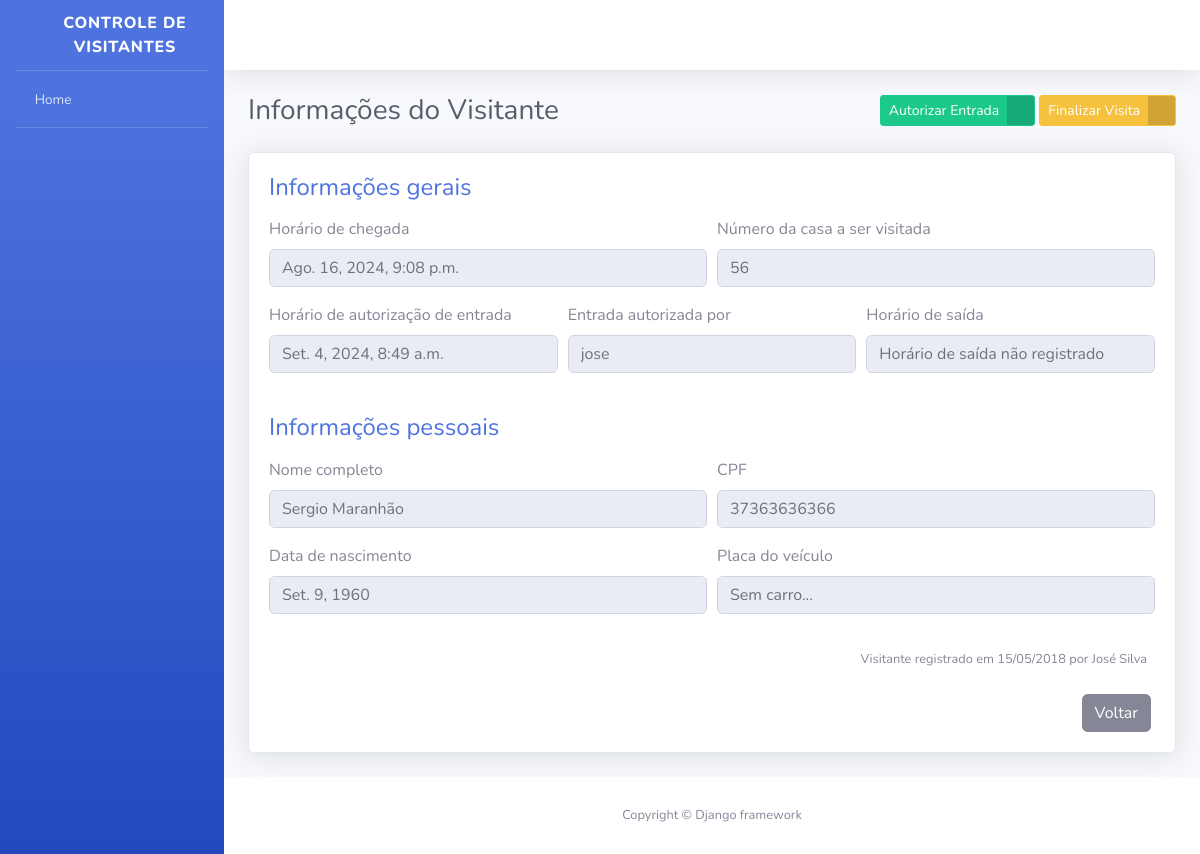
Page /informacoes-visitante/2/ on the committed database.
### visitantes/models.py (models this page shows, shortened)
class Visitante(models.Model):
    STATUS_VISITANTE = [
        ("AGUARDANDO", "Aguardando autorização"),
        ("EM_VISITA", "Em visita"),
        ("FINALIZADO", "Visita finalizada"),
    ]
    status = models.CharField(
        verbose_name = "Status",
        max_length = 10,
        choices = STATUS_VISITANTE,
        default="AGUARDANDO"
    )
    registrado_por = models.ForeignKey(
        "porteiros.Porteiro",
        verbose_name="Porteiro responsável pelo registro",
        on_delete=models.PROTECT,
    )
    nome_completo = models.CharField(
        verbose_name="Nome Completo",
        max_length=150,
    )
    cpf = models.CharField(
        verbose_name="CPF",
        max_length=11,
    )
    data_nascimento = models.DateField(
        verbose_name="Data de Nascimento",
        auto_now_add=False,
        auto_now=False,
    )
    numero_casa = models.PositiveSmallIntegerField(
        verbose_name="Número da casa a ser visitada",
    )
    placa_veiculo = models.CharField(
        verbose_name="Placa do Veículo",
        max_length=7,
        blank=True,
        null=True,
    )
    horario_chegada = models.DateTimeField(
        verbose_name="Horário de Chegada na Portaria",
        auto_now_add=True,
    )
    horario_saida = models.DateTimeField(
        verbose_name="Horário de saída do condomínio",
        auto_now=False,
        blank=True,
        null=True,
    )
    horario_autorizacao = models.DateTimeField(
        verbose_name="Horário de Autorização de Entrada",
        auto_now=False,
        blank=True,
        null=True,
    )
    morador_responsavel = models.CharField(
        verbose_name="Nome do morador responsável por autorizar a entrada",
        max_length=50,
        blank=True,
    )
    def get_horario_saida(self):
        if self.horario_saida:
            return self.horario_saida
        return "Horário de saída não registrado"
    def get_horario_autorizacao(self):
        if self.horario_autorizacao:
            return self.horario_autorizacao
        return "Visitante aguardando liberação"
    def get_morador_responsavel(self):
        if self.morador_responsavel:
            return self.morador_responsavel
        return "Aguardando..."
    def get_placa_veiculo(self):
        if self.placa_veiculo:
            return self.placa_veiculo
        return "Sem carro..."
    class Meta:
        verbose_name="Visitante"
        verbose_name_plural="Visitantes"
        db_table="visitante"

### porteiros/models.py (models this page shows)
class Porteiro(models.Model):
    usuario = models.OneToOneField(
        "usuarios.Usuario",
        verbose_name = "Usuário",
        on_delete = models.PROTECT
    )
    nome_completo = models.CharField(
        verbose_name = "Nome Completo",
        max_length = 100,
    )
    cpf = models.CharField(
        verbose_name = "CPF",
        max_length = 11,
    )
    telefone = models.CharField(
        verbose_name = "Telefone para Contato",
        max_length = 11,
    )
    data_nascimento = models.DateField(
        verbose_name = "Data de Nascimento",
        auto_now = False,
        auto_now_add = False,
    )
    class Meta:
        verbose_name = "Porteiro"
        verbose_name_plural = "Porteiros"
        db_table = "porteiro"
    def __str__(self):
        return self.nome_completo

### visitantes/views.py (the view, shortened to what this page needs)
def informacoes_visitante(request, id):
    visitante = get_object_or_404(
        Visitante,
        id=id
    )
    form = AutorizaVisitanteForm()
    context = {
        "nome_pagina": "Informações do Visitante",
        "visitante": visitante,
        "form": form,
    }
    return render(request, "informacoes_visitante.html", context)

### visitantes/forms.py
class AutorizaVisitanteForm(forms.ModelForm):
    morador_responsavel = forms.CharField(required=True)
    class Meta:
        model = Visitante
        fields = [
            "morador_responsavel"
        ]
        error_messages = {
            "morador_responsavel": {
                "required": "Informe o morador responsável"
            }
        }

### templates/informacoes_visitante.html (shortened to what this page needs)
{% extends "base.html" %}
{% load widget_tweaks %}
{% block conteudo %}
<div class="container">
    <div class="d-sm-flex align-items-center justify-content-between mb-4">
        <h1 class="h3 mb-0 text-gray-800">{{ nome_pagina }}</h1>
        <div>
            <a href="#" class="btn btn-success btn-icon-split btn-sm" data-toggle="modal" data-target="#modal1">
                <span class="text">Autorizar Entrada</span>
                <span class="icon text-white-50">
                    <i class="fas fa-user-check"></i>
                </span>
            </a>
            <a href="#" class="btn btn-warning btn-icon-split btn-sm" data-toggle="modal" data-target="#modal2">
                <span class="text">Finalizar Visita</span>
                <span class="icon text-white-50">
                    <i class="fas fa-door-open"></i>
                </span>
            </a>
        </div>
    </div>
    <div class="card shadow mb-4">
        <div class="card-body">
            <h4 class="mb-3 text-primary">
                Informações gerais
            </h4>
            <form>
                <div class="form-row">
                    <div class="form-group col-md-6">
                        <label>Horário de chegada</label>
                        <input type="text" class="form-control" value="{{visitante.horario_chegada}}" disabled>
                    </div>
                    <div class="form-group col-md-6">
                        <label>Número da casa a ser visitada</label>
                        <input type="text" class="form-control" value="{{visitante.numero_casa}}" disabled>
                    </div>
                </div>
                <div class="form-row">
                    <div class="form-group col-md-4">
                        <label>Horário de autorização de entrada</label>
                        <input type="text" class="form-control" value="{{visitante.get_horario_autorizacao}}" disabled>
                    </div>
                    <div class="form-group col-md-4">
                        <label>Entrada autorizada por</label>
                        <input type="text" class="form-control" value="{{visitante.get_morador_responsavel}}" disabled>
                    </div>
                    <div class="form-group col-md-4">
                        <label>Horário de saída</label>
                        <input type="text" class="form-control" value="{{visitante.get_horario_saida}}" disabled>
                    </div>
                </div>
            </form>
            <h4 class="mb-3 mt-4 text-primary">
                Informações pessoais
            </h4>
            <form>
                <div class="form-row">
                    <div class="form-group col-md-6">
                        <label>Nome completo</label>
                        <input type="text" class="form-control" value="{{visitante.nome_completo}}" disabled>
                    </div>
                    <div class="form-group col-md-6">
                        <label>CPF</label>
                        <input type="text" class="form-control" value="{{visitante.cpf}}" disabled>
                    </div>
                </div>
                <div class="form-row">
                    <div class="form-group col-md-6">
                        <label>Data de nascimento</label>
                        <input type="text" class="form-control" value="{{visitante.data_nascimento}}" disabled>
                    </div>
                    <div class="form-group col-md-6">
                        <label>Placa do veículo</label>
                        <input type="text" class="form-control" value="{{visitante.get_placa_veiculo}}" disabled>
                    </div>
                </div>
            </form>
            <p class="mr-2 mt-3 mb-4 text-right">
                <small>
                    Visitante registrado em 15/05/2018 por {{visitante.registrado_por}}
                </small>
            </p>
            <div class="mr-1 text-right">
                <a href="#" class="btn btn-secondary text-white" type="button">
                    <span class="text">Voltar</span>
                </a>
            </div>
        </div>
    </div>
</div>
{% endblock %}

### rows in the picture
Visitante: horario_chegada "Ago. 16, 2024, 9:08 p.m.", numero_casa "56", get_horario_autorizacao "Set. 4, 2024, 8:49 a.m.", get_morador_responsavel "jose", get_horario_saida "Horário de saída não registrado", nome_completo "Sergio Maranhão", cpf "37363636366", data_nascimento "Set. 9, 1960", get_placa_veiculo "Sem carro...", registrado_por "José Silva"

### other values in the picture
{{ nome_pagina }} "Informações do Visitante"
